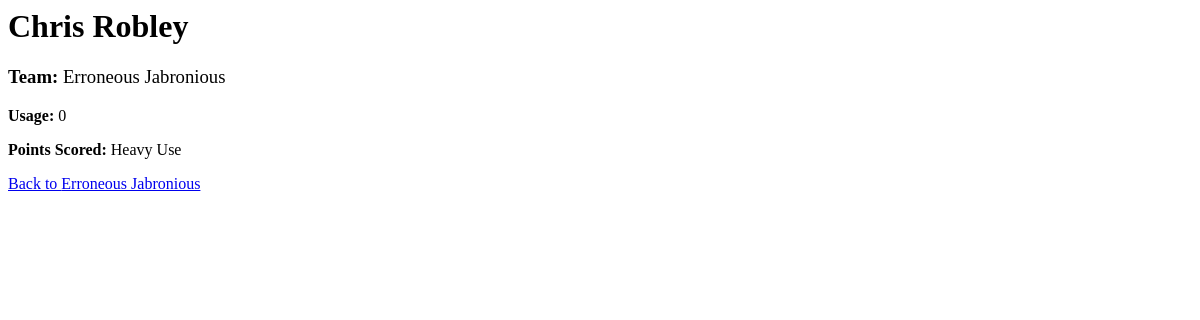
The page /CloudRoni/1/players/1/ on the database as committed earlier.
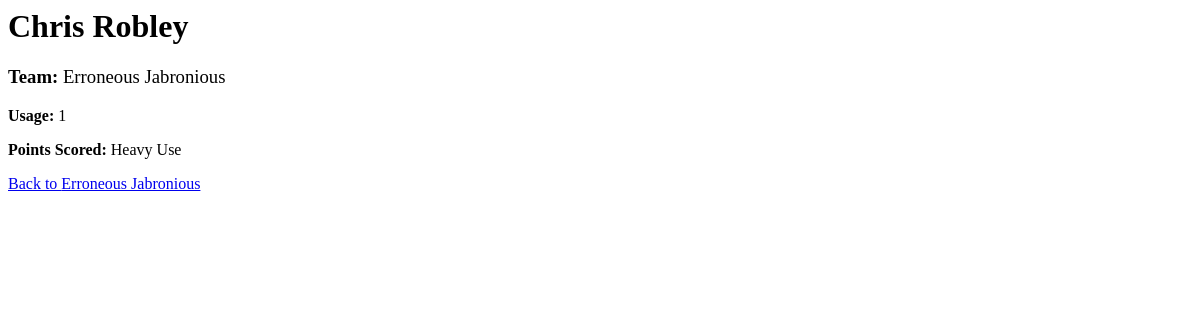
The same page on the database as committed later.
### CloudRoni/models.py (models this page shows, shortened)
class UserPlayer(models.Model):
    HEAVY_USE = 'HU'
    MODERATE_USE = 'MU'
    LIGHT_USE = 'LU'
    NOT_USING = 'NU'
    USAGE_CHOICES = (
        (HEAVY_USE, 'Heavy Use'),
        (MODERATE_USE, 'Moderate Use'),
        (LIGHT_USE, 'Light Use'),
        (NOT_USING, 'Not Using'),
    )
    player_team = models.ForeignKey(Team,
                                    on_delete=models.CASCADE)
    player_first_name = models.CharField(max_length=20)
    player_last_name = models.CharField(max_length=20)
    points_scored = models.IntegerField(default=0)
    usage = models.CharField(
        max_length=2,
        choices=USAGE_CHOICES,
        default=NOT_USING,)
    def __str__(self):
        return self.player_first_name + ' ' + self.player_last_name

class Team(models.Model):
    team_name = models.CharField(max_length=200)
    created_date = models.DateTimeField('date published')

### CloudRoni/views.py (the view)
# urls.py: url(r'^(?P<team_id>[0-9]+)/players/(?P<player_id>[0-9]+)/$', views.players, name='players'),
def players(request, team_id, player_id):
	player = get_object_or_404(UserPlayer, pk=player_id)
	team = get_object_or_404(Team, pk=team_id)
	context = {
		'player': player,
		'team': team
	}
	return render(request, 'players/index.html', context)

### CloudRoni/templates/players/index.html
<h1>{{ player }}</h1>
<h3>Team: <span style='font-weight: normal'>{{ team.team_name }}</span></h3>
<p style='font-weight: bold;'>Usage: <span style='font-weight: normal'>{{ player.points_scored }}</span></p>
<p style='font-weight: bold;'>Points Scored: <span style='font-weight: normal'>{{ player.get_usage_display }}</span></p>
<a href="{% url 'cloud_roni:team' team.id %}">Back to {{ team.team_name }}</a>

Rows that differ between the two databases and show on the page:
changed UserPlayer "Chris Robley": points_scored "0" → "1"
